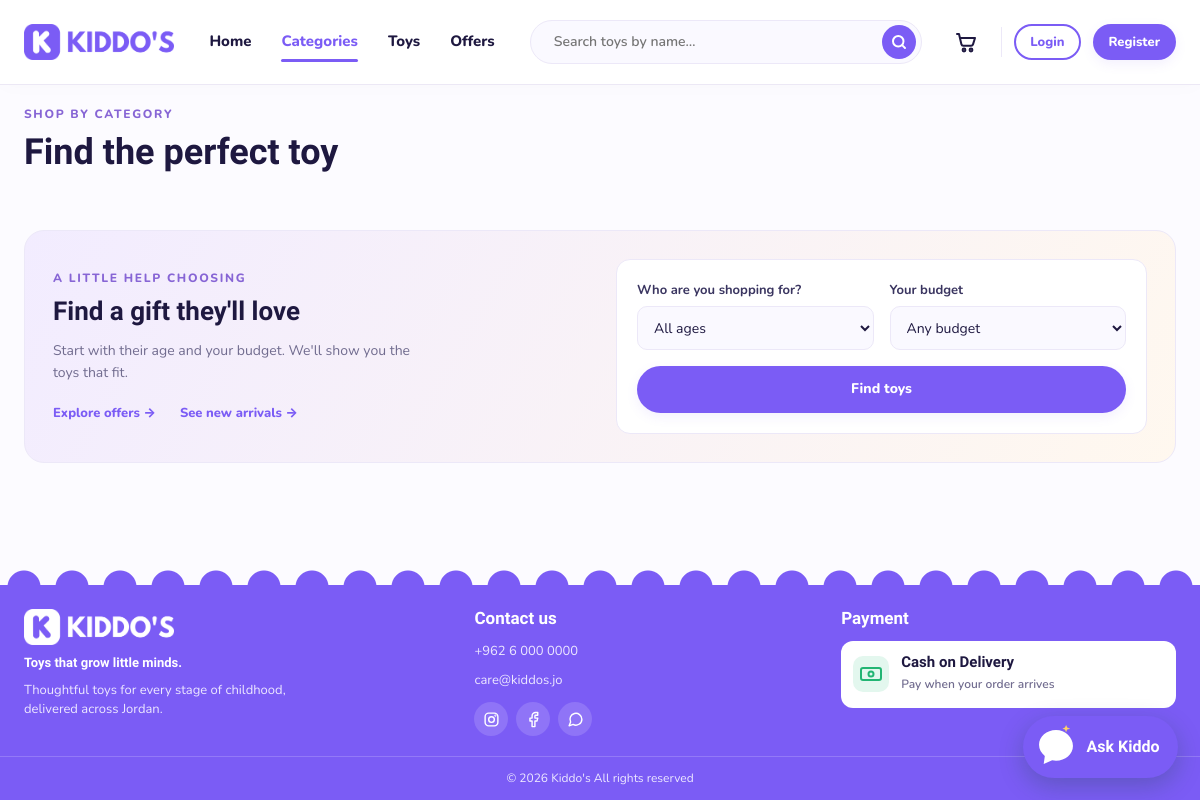
Before: /products/categories.php with the older database file.
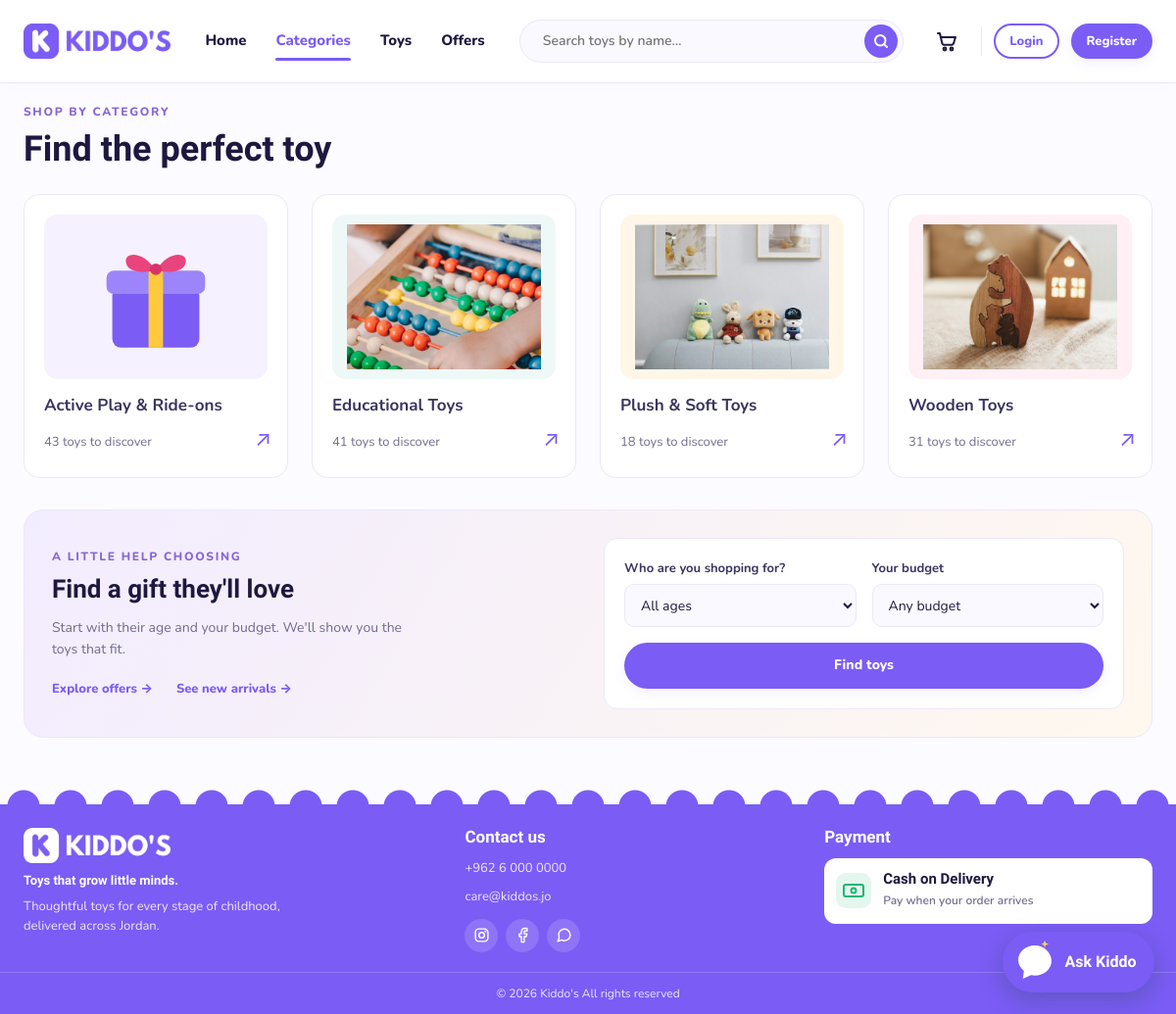
After: the same page with the newer database file.
### tables this page shows
CREATE TABLE IF NOT EXISTS `categories` (
  `id` int(10) UNSIGNED NOT NULL AUTO_INCREMENT,
  `name` varchar(60) NOT NULL,
  `slug` varchar(60) NOT NULL,
  `description` varchar(255) DEFAULT NULL,
  `icon` varchar(50) DEFAULT NULL,
  `image` varchar(255) DEFAULT NULL,
  `created_at` datetime NOT NULL DEFAULT current_timestamp(),
  PRIMARY KEY (`id`),
  UNIQUE KEY `uq_categories_name` (`name`),
  UNIQUE KEY `uq_categories_slug` (`slug`)
);

### classes/ToyCatalog.php (called while the page is built, shortened)
<?php
class ToyCatalog
{
    private PDO $pdo;
    public function __construct(PDO $pdo)
    {
        $this->pdo = $pdo;
    }
    public function getShopCategories(): array
    {
        return $this->getCategoriesWithToyCount();
    }
    public function getCategoriesWithToyCount(): array
    {
        $sql = "SELECT c.id, c.name, c.slug, c.description, c.icon, c.image,
                       COUNT(p.id) AS toy_count
                FROM categories c
                LEFT JOIN products p ON p.category_id = c.id AND p.is_active = 1
                GROUP BY c.id, c.name, c.slug, c.description, c.icon, c.image
                ORDER BY c.name ASC";
        return $this->pdo->query($sql)->fetchAll();
    }
}

### includes/category_visuals.php (called while the page is built, shortened)
<?php
function shopCategoryImageUrl(?string $path): string
{
    $filename = basename(trim((string) $path));
    if ($filename === '' || !is_file(__DIR__ . '/../uploads/categories/' . $filename)) {
        return BASE_URL . '/assets/images/toy-placeholder.svg';
    }
    return BASE_URL . '/uploads/categories/' . rawurlencode($filename);
}

### products/categories.php (the view, shortened to what the changed rows need)
<?php
require_once __DIR__ . '/../includes/init.php';
require_once __DIR__ . '/../classes/ToyCatalog.php';
require_once __DIR__ . '/../includes/age_cards.php';
$catalog = new ToyCatalog($pdo);
$categories = $catalog->getShopCategories();
$activePage = 'categories';
require __DIR__ . '/../includes/shop_header.php';
?>
<section class="container category-discovery category-hub">
    <h1>Find the perfect toy</h1>
    <?php require __DIR__ . '/../includes/category_grid.php'; ?>
    <section class="category-gift" aria-labelledby="gift-heading">
        <div class="category-gift-intro">
            <h2 id="gift-heading">Find a gift they'll love</h2>
        </div>
    </section>
</section>
<?php require __DIR__ . '/../includes/footer.php'; ?>

### includes/shop_navbar.php (shortened to what the changed rows need)
<?php
require_once __DIR__ . '/../classes/ToyCatalog.php';
$activePage = $activePage ?? '';
$shopNavLinks = [
    'home'       => ['Home', '/index.php'],
    'categories' => ['Categories', '/products/categories.php'],
    'toys'       => ['Toys', '/products/index.php'],
    'offers' => ['Offers', '/products/index.php?offers=1'],
];
?>
<header class="site-header shop-header">
    <div class="container shop-header-row">
        <nav class="shop-nav" aria-label="Main">
            <ul>
                <?php foreach ($shopNavLinks as $key => [$label, $path]): ?>
                    <li>
                        <a href="<?= BASE_URL . $path ?>" class="<?= $activePage === $key ? 'is-active' : '' ?>" <?= $activePage === $key ? 'aria-current="page"' : '' ?>><?= $label ?></a>
                    </li>
                <?php endforeach; ?>
            </ul>
        </nav>
    </div>
</header>

### includes/category_grid.php (shortened to what the changed rows need)
<div class="category-discovery-grid">
<?php foreach ($categories as $category): ?>
    <a class="category-discovery-card" href="<?= BASE_URL ?>/products/index.php?category=<?= urlencode($category['slug']) ?>">
        <span class="category-art">
            <?php if (!empty($category['image'])): ?>
                <img src="<?= htmlspecialchars(shopCategoryImageUrl($category['image']), ENT_QUOTES, 'UTF-8') ?>" alt="<?= htmlspecialchars($category['name'], ENT_QUOTES, 'UTF-8') ?>" width="160" height="120" loading="lazy">
            <?php else: ?>
                <img src="<?= htmlspecialchars(shopCategoryIllustration($category['name']), ENT_QUOTES, 'UTF-8') ?>" alt="" width="160" height="120" loading="lazy">
            <?php endif; ?>
        </span>
        <span class="category-card-copy"><strong><?= htmlspecialchars($category['name']) ?></strong><small><?= (int) $category['toy_count'] ?> toys to discover</small></span>
        <span class="category-card-arrow" aria-hidden="true">↗</span>
    </a>
<?php endforeach; ?>
</div>

Changed rows visible on the page:
added categories: shows a picture, name "Active Play & Ride-ons", toy_count "43"
added categories: image (picture), name "Educational Toys", toy_count "41"
added categories: image (picture), name "Plush & Soft Toys", toy_count "18"
added categories: image (picture), name "Wooden Toys", toy_count "31"
